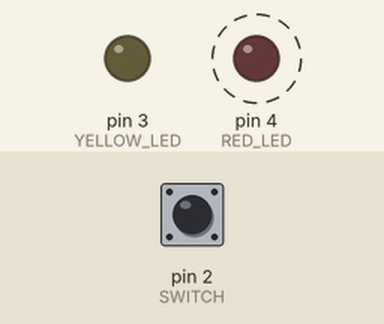
A sketch run on a simulated Arduino Uno, built with avr-gcc and run on an emulated ATmega328P. Parts: output pins drawn as LEDs (lit = HIGH). Dashed ring = blinking. The inputs (shaded band) are chosen by the test bench; at power-on: pin 2 (SWITCH) HIGH.

Above: at 1.2 s.
1.3 s: pin 2 (SWITCH) pulled LOW for 0.15 s
At 1.37 s:
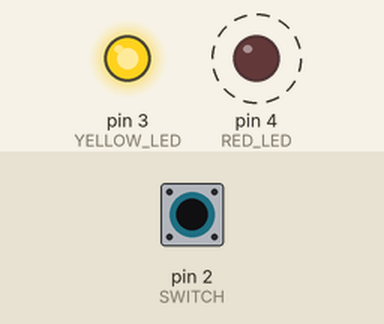
4.3 s: pin 2 (SWITCH) pulled LOW for 1 s
At 6.8 s:
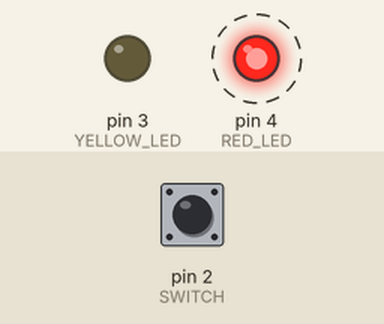
7.3 s: pin 2 (SWITCH) pulled LOW for 3.2 s
At 8.8 s:
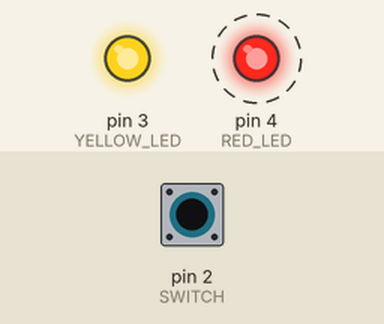
Timing chart, 0 to 18.0 s (numbered marks = the images above; inputs shaded):
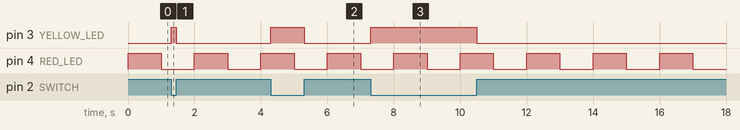

Measured:
- after the input at 1.3 s, pin 3 (YELLOW_LED): LOW → HIGH at once, → LOW 0.15 s later
- after the input at 4.3 s, pin 3 (YELLOW_LED): LOW → HIGH at once, → LOW 1.0 s later
- after the input at 7.3 s, pin 3 (YELLOW_LED): LOW → HIGH at once, → LOW 3.2 s later
- by itself, pin 4 (RED_LED): alternates HIGH for 1.0 s and LOW for 1.0 s

The sketch:

e1.ino
```cpp
// (C) Henrik Lagrosen, János Litkei, Shiyao Xin; Group 35 (2024)
// Work package 5
// Exercise 1
// Submission code: 662248

#define RED_LED 4 // defines pin for red LED
#define YELLOW_LED 3 // defines pin for yellow LED
#define SWITCH 2 // defines pin for switch

bool y_led_on = false; // flag to keep track of yellow LED state

void isr(); // declares function for interrupt service routine

// defines setup function
void setup() {
    pinMode(RED_LED, OUTPUT); // sets red LED pin as output
    pinMode(YELLOW_LED, OUTPUT); // sets yellow LED pin as output
    pinMode(SWITCH, INPUT); // sets switch pin as input

    attachInterrupt(digitalPinToInterrupt(SWITCH), isr, CHANGE); // attaches interrupt to switch pin
}

// defines loop function
void loop() {
    digitalWrite(RED_LED, HIGH);  // turns on red LED
    delay(1000); // delays for 1 second
    digitalWrite(RED_LED, LOW); // turns off red LED
    delay(1000); // delays for 1 second
}

// defines interrupt service routine
void isr() {
    if (y_led_on) { // if yellow LED is on
        digitalWrite(YELLOW_LED, LOW); // turns off yellow LED
        y_led_on = false; // updates flag
    } else { // if yellow LED is off
        digitalWrite(YELLOW_LED, HIGH); // turns on yellow LED
        y_led_on = true; // updates flag
    }
}
```
